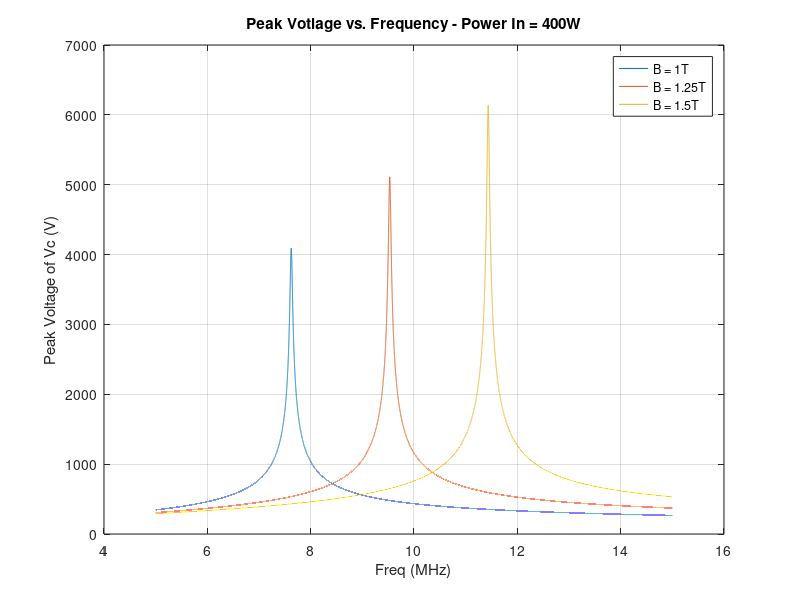
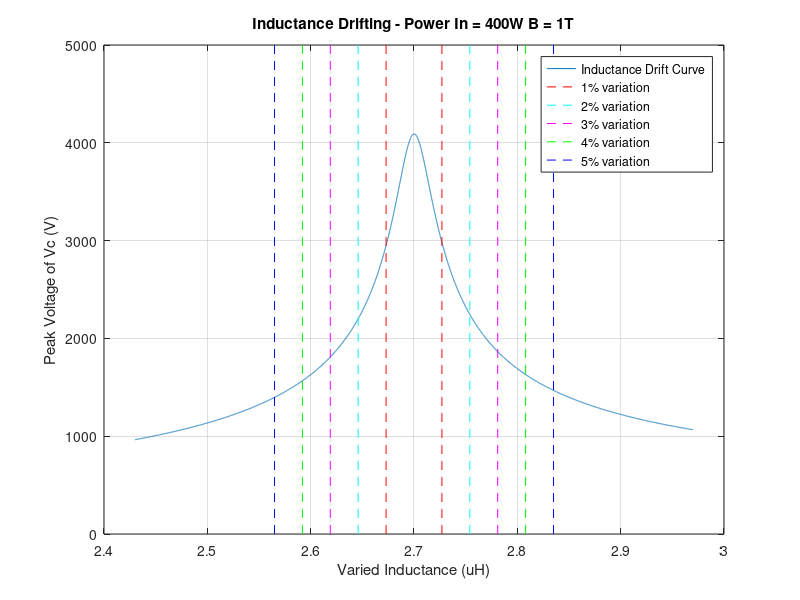
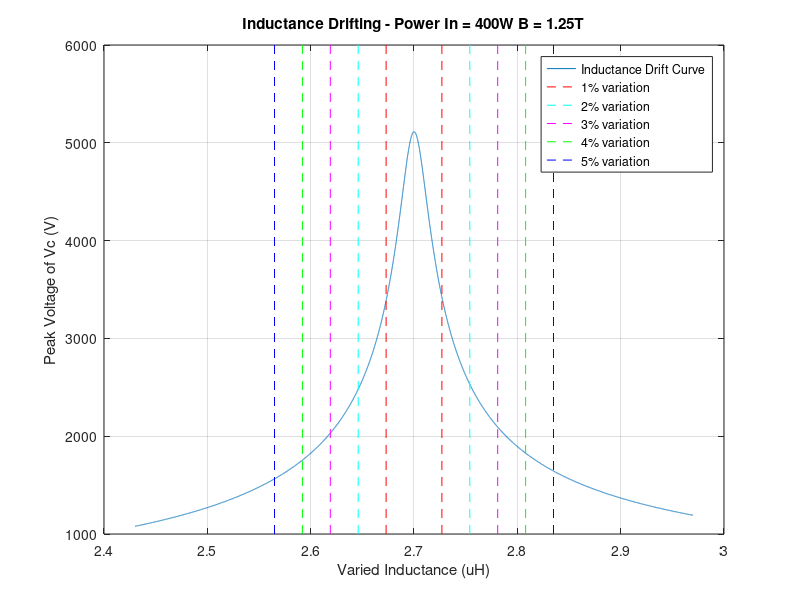
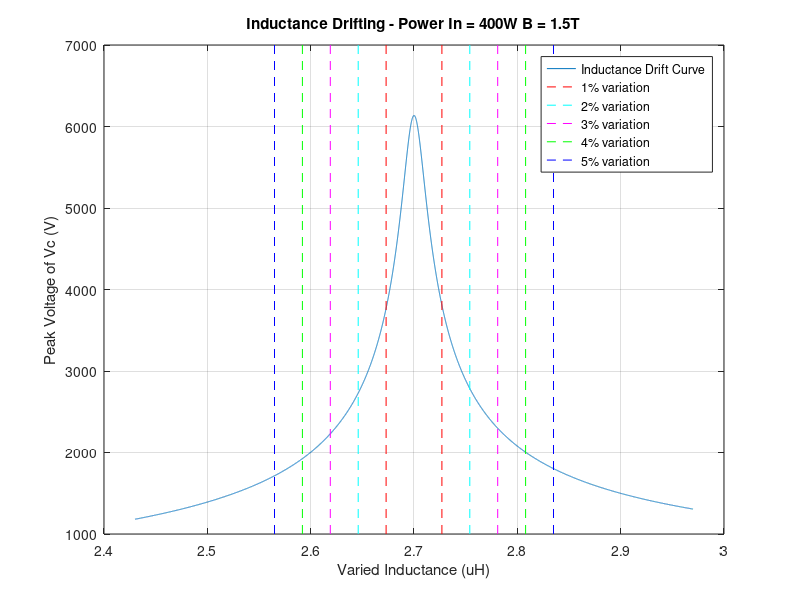

Recreate these plots in MATLAB, in order.
clear all
close all

%% calculate F_cyc
B = [1 1.25 1.5];
q = 1.6E-19;
m = 1.67E-27;
f_cyc = (q.*B)/(4.*pi.*m);

%% Calculate corresponding variables for resonance - Constant L 
res_freq = f_cyc;
res_omega = res_freq * (2*pi);
% C = 71E-12;
L = 2.7E-6;
R = 0.8;
% L = 1/(res_omega^2*C);
C = 1./(res_omega.^2.*L);
% res_omega = 1/sqrt(L*C)
% res_freq = res_omega/(2*pi)

freq = [5E6:1.5E2:15E6]'; %sweep from 0 to 20MHz
omega = freq*2*pi;

Z1 = R + i.*omega.*L;
Z2 = 1./(i.*omega*C);
Z = (Z1.*Z2)./(Z1 + Z2); %parallel R + L with C
Pin = 400;
V = sqrt(abs(Z)*Pin)*sqrt(2);

figure
plot(freq/1E6,V), hold on, grid on, xlabel('Freq (MHz)'),ylabel('Peak Voltage of Vc (V)'),title(['Peak Votlage vs. Frequency - Power In = ',num2str(Pin),'W'])
legend('B = 1T','B = 1.25T','B = 1.5T')

%% Plot Resonances

for j=1:length(C)
    varied_L = L-(L*.1):.01*L:L+(L*.1);
    xL = L-(L*.1):(L+(L*.1))/length(V):L+(L*.1);
    Z1 = R + i.*res_omega(j).*xL;
    Z2 = 1./(i.*res_omega(j)*C(j));
    Z = (Z1.*Z2)./(Z1 + Z2); %parallel R + L with C
    Pin = 400;
    V_new = sqrt(abs(Z)*Pin)*sqrt(2);
    
    figure
    p1 = plot(xL*1E6,V_new), hold on, 
    grid on, 
    xlabel('Varied Inductance (uH)'),
    ylabel('Peak Voltage of Vc (V)'),
    title(['Inductance Drifting - Power In = ',num2str(Pin),'W', ' B = ',num2str(B(j)), 'T'])
    
    % plot %1 points
    x1 = L-(L*.01);
    x1 = x1*1E6;
    y1=get(gca,'ylim')
    hold on
    p2 = plot([x1 x1],y1, '--r')
    x1 = L+(L*.01);
    x1 = x1*1E6;
    y1=get(gca,'ylim')
    hold on
    p7 = plot([x1 x1],y1, '--r')

    % plot %2 points
    x1 = L-(L*.02);
    x1 = x1*1E6;
    y1=get(gca,'ylim')
    hold on
    p3 = plot([x1 x1],y1, '--c')
    x1 = L+(L*.02);
    x1 = x1*1E6;
    y1=get(gca,'ylim')
    hold on
    p8 = plot([x1 x1],y1, '--c')

    % plot %3 points
    x1 = L-(L*.03);
    x1 = x1*1E6;
    y1=get(gca,'ylim')
    hold on
    p4 = plot([x1 x1],y1, '--m')
    x1 = L+(L*.03);
    x1 = x1*1E6;
    y1=get(gca,'ylim')
    hold on
    p9 = plot([x1 x1],y1, '--m')

    % plot %4 points
    x1 = L-(L*.04);
    x1 = x1*1E6;
    y1=get(gca,'ylim')
    hold on
    p5 = plot([x1 x1],y1, '--g')
    x1 = L+(L*.04);
    x1 = x1*1E6;
    y1=get(gca,'ylim')
    hold on
    p10 = plot([x1 x1],y1, '--g')

    % plot %5 points
    x1 = L-(L*.05);
    x1 = x1*1E6;
    y1=get(gca,'ylim')
    hold on
    p6 = plot([x1 x1],y1, '--b')
    x1 = L+(L*.05);
    x1 = x1*1E6;
    y1=get(gca,'ylim')
    hold on
    p11 = plot([x1 x1],y1, '--b')
    legend([p1 p2 p3 p4 p5 p6],'Inductance Drift Curve', '1% variation', '2% variation', '3% variation', '4% variation', '5% variation')
end

%% Inductance variance over capacitance
%want freq to remain constant
for j=1:length(C)
    varied_L = L-(L*.1):.01*L:L+(L*.1);
    set_omega = res_omega(j);      %resonant frew shouldn't change
    c = ones(1,length(varied_L));
    for i=1:length(varied_L)
        cap = 1/(varied_L(i)*set_omega^2);
        c(i) = cap;
    end

    % xC = C-(C*.1):(C+(C*.1))/length(V):C+(C*.1);
    figure
    p1 = plot(varied_L*1E6, c*1E12)
    xlabel('Varied Inductance (uH)'),
    ylabel('Capacitance (pF)')
    title(['Capacitive Correction vs. Inductive Drift',' - B = ',num2str(B(j)), 'T'])

    x1 = L;
    x1 = x1*1E6;
    y1=get(gca,'ylim')
    hold on
    p2 = plot([x1 x1],y1, '-r')

    x1 = L+(0.01*L);
    x1 = x1*1E6;
    y1=get(gca,'ylim')
    hold on
    p3 = plot([x1 x1],y1, '--g')

    x1 = L-(0.01*L);
    x1 = x1*1E6;
    y1=get(gca,'ylim')
    hold on
    plot([x1 x1],y1, '--g')

    x1 = L+(0.09*L);
    x1 = x1*1E6;
    y1=get(gca,'ylim')
    hold on
    p4 = plot([x1 x1],y1, '--c')

    x1 = L-(0.09*L);
    x1 = x1*1E6;
    y1=get(gca,'ylim')
    hold on
    plot([x1 x1],y1, '--c')
    legend([p1 p2 p3 p4],'Inductance Drift Curve', 'Resonance Target Line', '1% variation in L', '9% variation in L')
end

%% Calculate corresponding variables for resonance - Varied L 
res_freq = f_cyc;
res_omega = res_freq * (2*pi);
C = 71E-12;     %Cap of DEE
R = 1;
L = 1./(res_omega.^2.*C);

freq = [5E6:1E2:15E6]'; %sweep from 0 to 20MHz
omega = freq*2*pi;

Z1 = R + i.*omega.*L;
Z2 = 1./(i.*omega*C);
Z = (Z1.*Z2)./(Z1 + Z2); %parallel R + L with C
Pin = 400;
V = sqrt(abs(Z)*Pin)*sqrt(2);

figure
plot(freq/1E6,V), hold on, grid on, xlabel('Freq (MHz)'),ylabel('Peak Voltage of Vc (V)'),title(['Peak Votlage vs. Frequency - Power In = ',num2str(Pin),'W'])
legend('B = 1T','B = 1.25T','B = 1.5T')